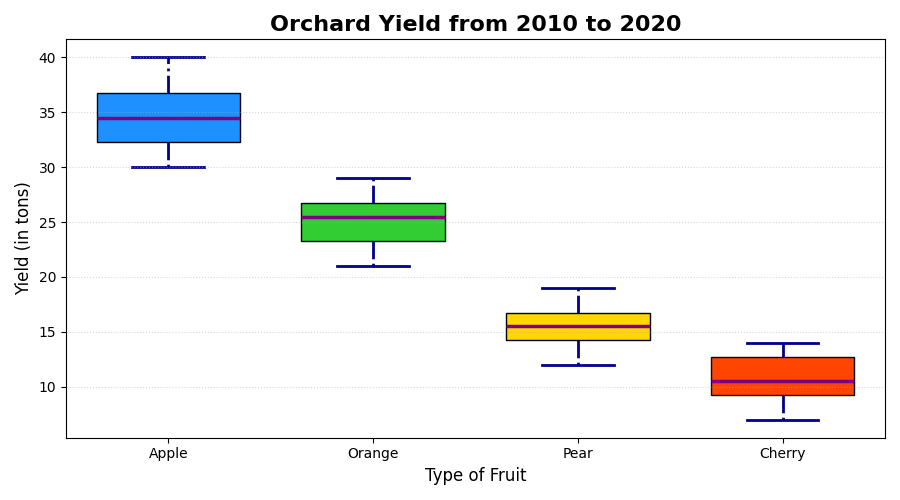

Recreate this plot in Python.
import matplotlib.pyplot as plt
import numpy as np

apple_yield = [30, 35, 40, 32, 33, 36, 38, 37, 34, 31]
orange_yield = [25, 28, 22, 26, 29, 24, 21, 27, 23, 26]
pear_yield = [15, 17, 13, 18, 16, 14, 19, 12, 16, 15]
cherry_yield = [10, 13, 9, 11, 14, 8, 7, 10, 12, 13]

data = [apple_yield, orange_yield, pear_yield, cherry_yield]
fruit_labels = ['Apple', 'Orange', 'Pear', 'Cherry']

fig, ax = plt.subplots(figsize=(9, 5))

boxplot = ax.boxplot(data, vert=True, patch_artist=True, labels=fruit_labels, widths=0.7, notch=False)

colors = ['#1E90FF', '#32CD32', '#FFD700', '#FF4500']  # Altered colors
for patch, color in zip(boxplot['boxes'], colors):
    patch.set_facecolor(color)

for whisker in boxplot['whiskers']:
    whisker.set(color='#00008B', linewidth=2, linestyle='-.')

for cap in boxplot['caps']:
    cap.set(color='#00008B', linewidth=2)

for median in boxplot['medians']:
    median.set(color='purple', linewidth=2.5)

ax.set_title("Orchard Yield from 2010 to 2020", fontsize=16, fontweight='bold')
ax.set_xlabel('Type of Fruit', fontsize=12)
ax.set_ylabel('Yield (in tons)', fontsize=12)

ax.yaxis.grid(True, linestyle=':', alpha=0.5)  # Altered grid style
ax.set_axisbelow(False)

for i, line in enumerate(boxplot['fliers']):
    y = line.get_ydata()
    x = line.get_xdata()
    for (xi, yi) in zip(x, y):
        ax.text(xi, yi, f'{yi}', va='top', ha='left', fontsize=9, color='gray', alpha=0.9)

plt.tight_layout()
plt.show()
